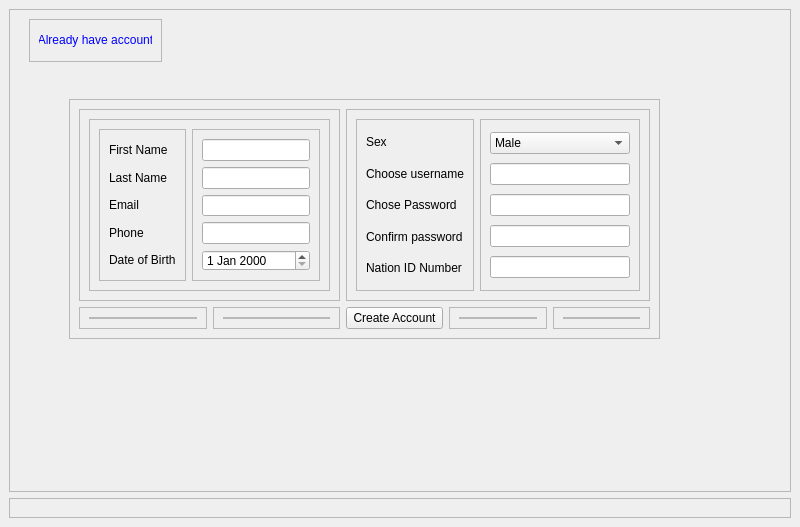
<?xml version="1.0" encoding="UTF-8"?>
<ui version="4.0">
 <class>MainWindow</class>
 <widget class="QMainWindow" name="MainWindow">
  <property name="geometry">
   <rect>
    <x>0</x>
    <y>0</y>
    <width>800</width>
    <height>527</height>
   </rect>
  </property>
  <property name="windowTitle">
   <string>MainWindow</string>
  </property>
  <widget class="QWidget" name="centralwidget">
   <layout class="QGridLayout" name="gridLayout_3">
    <item row="0" column="0">
     <widget class="QFrame" name="frame">
      <property name="frameShape">
       <enum>QFrame::StyledPanel</enum>
      </property>
      <property name="frameShadow">
       <enum>QFrame::Raised</enum>
      </property>
      <layout class="QGridLayout" name="gridLayout">
       <item row="0" column="0">
        <widget class="QStackedWidget" name="stackedWidget">
         <property name="currentIndex">
          <number>1</number>
         </property>
         <widget class="QWidget" name="page">
          <layout class="QGridLayout" name="gridLayout_13">
           <item row="0" column="0" colspan="2">
            <widget class="QFrame" name="frame_11">
             <property name="frameShape">
              <enum>QFrame::StyledPanel</enum>
             </property>
             <property name="frameShadow">
              <enum>QFrame::Raised</enum>
             </property>
            </widget>
           </item>
           <item row="0" column="2">
            <widget class="QFrame" name="frame_10">
             <property name="frameShape">
              <enum>QFrame::StyledPanel</enum>
             </property>
             <property name="frameShadow">
              <enum>QFrame::Raised</enum>
             </property>
             <layout class="QGridLayout" name="gridLayout_28">
              <item row="0" column="0">
               <widget class="QFrame" name="frame_53">
                <property name="frameShape">
                 <enum>QFrame::StyledPanel</enum>
                </property>
                <property name="frameShadow">
                 <enum>QFrame::Raised</enum>
                </property>
               </widget>
              </item>
              <item row="0" column="1" alignment="Qt::AlignHCenter|Qt::AlignBottom">
               <widget class="QFrame" name="frame_35">
                <property name="frameShape">
                 <enum>QFrame::StyledPanel</enum>
                </property>
                <property name="frameShadow">
                 <enum>QFrame::Raised</enum>
                </property>
                <layout class="QGridLayout" name="gridLayout_14">
                 <item row="0" column="0">
                  <widget class="QLabel" name="label_4">
                   <property name="text">
                    <string>Login Here...</string>
                   </property>
                  </widget>
                 </item>
                </layout>
               </widget>
              </item>
              <item row="0" column="2">
               <widget class="QFrame" name="frame_54">
                <property name="frameShape">
                 <enum>QFrame::StyledPanel</enum>
                </property>
                <property name="frameShadow">
                 <enum>QFrame::Raised</enum>
                </property>
               </widget>
              </item>
             </layout>
            </widget>
           </item>
           <item row="0" column="3">
            <widget class="QFrame" name="frame_12">
             <property name="frameShape">
              <enum>QFrame::StyledPanel</enum>
             </property>
             <property name="frameShadow">
              <enum>QFrame::Raised</enum>
             </property>
            </widget>
           </item>
           <item row="1" column="0">
            <widget class="QFrame" name="frame_8">
             <property name="frameShape">
              <enum>QFrame::StyledPanel</enum>
             </property>
             <property name="frameShadow">
              <enum>QFrame::Raised</enum>
             </property>
             <layout class="QGridLayout" name="gridLayout_9">
              <item row="0" column="0">
               <widget class="QFrame" name="frame_18">
                <property name="frameShape">
                 <enum>QFrame::StyledPanel</enum>
                </property>
                <property name="frameShadow">
                 <enum>QFrame::Raised</enum>
                </property>
               </widget>
              </item>
             </layout>
            </widget>
           </item>
           <item row="1" column="2" rowspan="2">
            <widget class="QFrame" name="frame_7">
             <property name="frameShape">
              <enum>QFrame::StyledPanel</enum>
             </property>
             <property name="frameShadow">
              <enum>QFrame::Raised</enum>
             </property>
             <layout class="QGridLayout" name="gridLayout_8">
              <item row="0" column="0">
               <widget class="QFrame" name="frame_3">
                <property name="frameShape">
                 <enum>QFrame::StyledPanel</enum>
                </property>
                <property name="frameShadow">
                 <enum>QFrame::Raised</enum>
                </property>
                <layout class="QGridLayout" name="gridLayout_6">
                 <item row="0" column="0">
                  <widget class="QFrame" name="frame_22">
                   <property name="frameShape">
                    <enum>QFrame::StyledPanel</enum>
                   </property>
                   <property name="frameShadow">
                    <enum>QFrame::Raised</enum>
                   </property>
                  </widget>
                 </item>
                 <item row="0" column="3">
                  <widget class="QFrame" name="frame_23">
                   <property name="frameShape">
                    <enum>QFrame::StyledPanel</enum>
                   </property>
                   <property name="frameShadow">
                    <enum>QFrame::Raised</enum>
                   </property>
                  </widget>
                 </item>
                 <item row="0" column="4">
                  <widget class="QFrame" name="frame_24">
                   <property name="frameShape">
                    <enum>QFrame::StyledPanel</enum>
                   </property>
                   <property name="frameShadow">
                    <enum>QFrame::Raised</enum>
                   </property>
                  </widget>
                 </item>
                 <item row="0" column="5">
                  <widget class="QFrame" name="frame_4">
                   <property name="frameShape">
                    <enum>QFrame::StyledPanel</enum>
                   </property>
                   <property name="frameShadow">
                    <enum>QFrame::Raised</enum>
                   </property>
                   <layout class="QGridLayout" name="gridLayout_5">
                    <item row="1" column="0">
                     <widget class="QFrame" name="frame_25">
                      <property name="frameShape">
                       <enum>QFrame::StyledPanel</enum>
                      </property>
                      <property name="frameShadow">
                       <enum>QFrame::Raised</enum>
                      </property>
                     </widget>
                    </item>
                    <item row="0" column="2">
                     <widget class="QLabel" name="label_2">
                      <property name="text">
                       <string>Username</string>
                      </property>
                     </widget>
                    </item>
                    <item row="1" column="2">
                     <widget class="QLabel" name="label_3">
                      <property name="text">
                       <string>Password</string>
                      </property>
                     </widget>
                    </item>
                    <item row="1" column="1">
                     <widget class="QFrame" name="frame_26">
                      <property name="frameShape">
                       <enum>QFrame::StyledPanel</enum>
                      </property>
                      <property name="frameShadow">
                       <enum>QFrame::Raised</enum>
                      </property>
                     </widget>
                    </item>
                    <item row="0" column="1">
                     <widget class="QFrame" name="frame_27">
                      <property name="frameShape">
                       <enum>QFrame::StyledPanel</enum>
                      </property>
                      <property name="frameShadow">
                       <enum>QFrame::Raised</enum>
                      </property>
                     </widget>
                    </item>
                   </layout>
                  </widget>
                 </item>
                 <item row="0" column="1">
                  <widget class="QFrame" name="frame_28">
                   <property name="frameShape">
                    <enum>QFrame::StyledPanel</enum>
                   </property>
                   <property name="frameShadow">
                    <enum>QFrame::Raised</enum>
                   </property>
                  </widget>
                 </item>
                 <item row="0" column="6">
                  <widget class="QFrame" name="frame_5">
                   <property name="frameShape">
                    <enum>QFrame::StyledPanel</enum>
                   </property>
                   <property name="frameShadow">
                    <enum>QFrame::Raised</enum>
                   </property>
                   <layout class="QGridLayout" name="gridLayout_4">
                    <item row="0" column="3">
                     <widget class="QFrame" name="frame_31">
                      <property name="frameShape">
                       <enum>QFrame::StyledPanel</enum>
                      </property>
                      <property name="frameShadow">
                       <enum>QFrame::Raised</enum>
                      </property>
                     </widget>
                    </item>
                    <item row="0" column="0">
                     <widget class="QLineEdit" name="logginusername"/>
                    </item>
                    <item row="1" column="0">
                     <widget class="QLineEdit" name="logginpass">
                      <property name="echoMode">
                       <enum>QLineEdit::Password</enum>
                      </property>
                     </widget>
                    </item>
                    <item row="0" column="2">
                     <widget class="QFrame" name="frame_30">
                      <property name="frameShape">
                       <enum>QFrame::StyledPanel</enum>
                      </property>
                      <property name="frameShadow">
                       <enum>QFrame::Raised</enum>
                      </property>
                     </widget>
                    </item>
                    <item row="0" column="1">
                     <widget class="QFrame" name="frame_32">
                      <property name="frameShape">
                       <enum>QFrame::StyledPanel</enum>
                      </property>
                      <property name="frameShadow">
                       <enum>QFrame::Raised</enum>
                      </property>
                     </widget>
                    </item>
                   </layout>
                  </widget>
                 </item>
                 <item row="0" column="2">
                  <widget class="QFrame" name="frame_29">
                   <property name="frameShape">
                    <enum>QFrame::StyledPanel</enum>
                   </property>
                   <property name="frameShadow">
                    <enum>QFrame::Raised</enum>
                   </property>
                  </widget>
                 </item>
                </layout>
               </widget>
              </item>
              <item row="1" column="0">
               <widget class="QFrame" name="frame_6">
                <property name="frameShape">
                 <enum>QFrame::StyledPanel</enum>
                </property>
                <property name="frameShadow">
                 <enum>QFrame::Raised</enum>
                </property>
                <layout class="QGridLayout" name="gridLayout_7">
                 <item row="0" column="0">
                  <widget class="QFrame" name="frame_34">
                   <property name="frameShape">
                    <enum>QFrame::StyledPanel</enum>
                   </property>
                   <property name="frameShadow">
                    <enum>QFrame::Raised</enum>
                   </property>
                  </widget>
                 </item>
                 <item row="1" column="2">
                  <widget class="QPushButton" name="pushButton_2">
                   <property name="styleSheet">
                    <string notr="true">border:0px;</string>
                   </property>
                   <property name="text">
                    <string>Forgot password??</string>
                   </property>
                  </widget>
                 </item>
                 <item row="2" column="1">
                  <widget class="QCheckBox" name="checkBox">
                   <property name="text">
                    <string>Keep me logged in</string>
                   </property>
                  </widget>
                 </item>
                 <item row="3" column="1">
                  <widget class="QWidget" name="widget_2" native="true"/>
                 </item>
                 <item row="0" column="1" rowspan="2">
                  <widget class="QPushButton" name="pushButton">
                   <property name="text">
                    <string>Login</string>
                   </property>
                  </widget>
                 </item>
                </layout>
               </widget>
              </item>
              <item row="2" column="0">
               <widget class="QWidget" name="widget" native="true"/>
              </item>
             </layout>
            </widget>
           </item>
           <item row="1" column="3">
            <widget class="QFrame" name="frame_9">
             <property name="frameShape">
              <enum>QFrame::StyledPanel</enum>
             </property>
             <property name="frameShadow">
              <enum>QFrame::Raised</enum>
             </property>
             <layout class="QGridLayout" name="gridLayout_11">
              <item row="0" column="0">
               <widget class="QFrame" name="frame_20">
                <property name="frameShape">
                 <enum>QFrame::StyledPanel</enum>
                </property>
                <property name="frameShadow">
                 <enum>QFrame::Raised</enum>
                </property>
               </widget>
              </item>
             </layout>
            </widget>
           </item>
           <item row="2" column="0">
            <widget class="QFrame" name="frame_16">
             <property name="frameShape">
              <enum>QFrame::StyledPanel</enum>
             </property>
             <property name="frameShadow">
              <enum>QFrame::Raised</enum>
             </property>
             <layout class="QGridLayout" name="gridLayout_10">
              <item row="0" column="0">
               <widget class="QFrame" name="frame_19">
                <property name="frameShape">
                 <enum>QFrame::StyledPanel</enum>
                </property>
                <property name="frameShadow">
                 <enum>QFrame::Raised</enum>
                </property>
               </widget>
              </item>
             </layout>
            </widget>
           </item>
           <item row="2" column="3">
            <widget class="QFrame" name="frame_17">
             <property name="frameShape">
              <enum>QFrame::StyledPanel</enum>
             </property>
             <property name="frameShadow">
              <enum>QFrame::Raised</enum>
             </property>
             <layout class="QGridLayout" name="gridLayout_12">
              <item row="0" column="0">
               <widget class="QFrame" name="frame_21">
                <property name="frameShape">
                 <enum>QFrame::StyledPanel</enum>
                </property>
                <property name="frameShadow">
                 <enum>QFrame::Raised</enum>
                </property>
               </widget>
              </item>
             </layout>
            </widget>
           </item>
           <item row="3" column="1">
            <widget class="QFrame" name="frame_13">
             <property name="frameShape">
              <enum>QFrame::StyledPanel</enum>
             </property>
             <property name="frameShadow">
              <enum>QFrame::Raised</enum>
             </property>
            </widget>
           </item>
           <item row="3" column="2">
            <widget class="QFrame" name="frame_14">
             <property name="frameShape">
              <enum>QFrame::StyledPanel</enum>
             </property>
             <property name="frameShadow">
              <enum>QFrame::Raised</enum>
             </property>
            </widget>
           </item>
           <item row="3" column="3">
            <widget class="QFrame" name="frame_15">
             <property name="frameShape">
              <enum>QFrame::StyledPanel</enum>
             </property>
             <property name="frameShadow">
              <enum>QFrame::Raised</enum>
             </property>
            </widget>
           </item>
           <item row="2" column="1">
            <widget class="QFrame" name="frame_33">
             <property name="frameShape">
              <enum>QFrame::StyledPanel</enum>
             </property>
             <property name="frameShadow">
              <enum>QFrame::Raised</enum>
             </property>
            </widget>
           </item>
          </layout>
         </widget>
         <widget class="QWidget" name="page_2">
          <widget class="QFrame" name="frame_37">
           <property name="geometry">
            <rect>
             <x>10</x>
             <y>0</y>
             <width>133</width>
             <height>43</height>
            </rect>
           </property>
           <property name="frameShape">
            <enum>QFrame::StyledPanel</enum>
           </property>
           <property name="frameShadow">
            <enum>QFrame::Raised</enum>
           </property>
           <layout class="QGridLayout" name="gridLayout_15">
            <item row="0" column="0">
             <widget class="QPushButton" name="haveaccount">
              <property name="styleSheet">
               <string notr="true">border:0px; color:blue;</string>
              </property>
              <property name="text">
               <string>Already have account</string>
              </property>
             </widget>
            </item>
           </layout>
          </widget>
          <widget class="QFrame" name="frame_44">
           <property name="geometry">
            <rect>
             <x>50</x>
             <y>80</y>
             <width>591</width>
             <height>240</height>
            </rect>
           </property>
           <property name="frameShape">
            <enum>QFrame::StyledPanel</enum>
           </property>
           <property name="frameShadow">
            <enum>QFrame::Raised</enum>
           </property>
           <layout class="QGridLayout" name="gridLayout_27">
            <item row="0" column="0" colspan="2">
             <widget class="QFrame" name="frame_43">
              <property name="frameShape">
               <enum>QFrame::StyledPanel</enum>
              </property>
              <property name="frameShadow">
               <enum>QFrame::Raised</enum>
              </property>
              <layout class="QGridLayout" name="gridLayout_22">
               <item row="0" column="0" colspan="2">
                <widget class="QFrame" name="frame_39">
                 <property name="frameShape">
                  <enum>QFrame::StyledPanel</enum>
                 </property>
                 <property name="frameShadow">
                  <enum>QFrame::Raised</enum>
                 </property>
                 <layout class="QGridLayout" name="gridLayout_18">
                  <item row="0" column="1">
                   <widget class="QFrame" name="frame_38">
                    <property name="frameShape">
                     <enum>QFrame::StyledPanel</enum>
                    </property>
                    <property name="frameShadow">
                     <enum>QFrame::Raised</enum>
                    </property>
                    <layout class="QGridLayout" name="gridLayout_17">
                     <item row="2" column="0">
                      <widget class="QLineEdit" name="useremail"/>
                     </item>
                     <item row="0" column="0">
                      <widget class="QLineEdit" name="userfirstname"/>
                     </item>
                     <item row="3" column="0">
                      <widget class="QLineEdit" name="userphone"/>
                     </item>
                     <item row="1" column="0">
                      <widget class="QLineEdit" name="userlastname"/>
                     </item>
                     <item row="4" column="0">
                      <widget class="QDateEdit" name="userdob"/>
                     </item>
                    </layout>
                   </widget>
                  </item>
                  <item row="0" column="0">
                   <widget class="QFrame" name="frame_36">
                    <property name="frameShape">
                     <enum>QFrame::StyledPanel</enum>
                    </property>
                    <property name="frameShadow">
                     <enum>QFrame::Raised</enum>
                    </property>
                    <layout class="QGridLayout" name="gridLayout_16">
                     <item row="3" column="0">
                      <widget class="QLabel" name="label_8">
                       <property name="text">
                        <string>Phone</string>
                       </property>
                      </widget>
                     </item>
                     <item row="1" column="0">
                      <widget class="QLabel" name="label_6">
                       <property name="text">
                        <string>Last Name</string>
                       </property>
                      </widget>
                     </item>
                     <item row="4" column="0">
                      <widget class="QLabel" name="label_9">
                       <property name="text">
                        <string>Date of Birth</string>
                       </property>
                      </widget>
                     </item>
                     <item row="2" column="0">
                      <widget class="QLabel" name="label_7">
                       <property name="text">
                        <string>Email</string>
                       </property>
                      </widget>
                     </item>
                     <item row="0" column="0">
                      <widget class="QLabel" name="label_5">
                       <property name="text">
                        <string>First Name</string>
                       </property>
                      </widget>
                     </item>
                    </layout>
                   </widget>
                  </item>
                 </layout>
                </widget>
               </item>
              </layout>
             </widget>
            </item>
            <item row="0" column="2" colspan="3">
             <widget class="QFrame" name="frame_42">
              <property name="frameShape">
               <enum>QFrame::StyledPanel</enum>
              </property>
              <property name="frameShadow">
               <enum>QFrame::Raised</enum>
              </property>
              <layout class="QGridLayout" name="gridLayout_21">
               <item row="0" column="0">
                <widget class="QFrame" name="frame_40">
                 <property name="frameShape">
                  <enum>QFrame::StyledPanel</enum>
                 </property>
                 <property name="frameShadow">
                  <enum>QFrame::Raised</enum>
                 </property>
                 <layout class="QGridLayout" name="gridLayout_19">
                  <item row="1" column="0">
                   <widget class="QLabel" name="label_11">
                    <property name="text">
                     <string>Choose username</string>
                    </property>
                   </widget>
                  </item>
                  <item row="2" column="0">
                   <widget class="QLabel" name="label_12">
                    <property name="text">
                     <string>Chose Password</string>
                    </property>
                   </widget>
                  </item>
                  <item row="4" column="0">
                   <widget class="QLabel" name="label_14">
                    <property name="text">
                     <string>Nation ID Number</string>
                    </property>
                   </widget>
                  </item>
                  <item row="3" column="0">
                   <widget class="QLabel" name="label_13">
                    <property name="text">
                     <string>Confirm password</string>
                    </property>
                   </widget>
                  </item>
                  <item row="0" column="0">
                   <widget class="QLabel" name="label_10">
                    <property name="text">
                     <string>Sex</string>
                    </property>
                   </widget>
                  </item>
                 </layout>
                </widget>
               </item>
               <item row="0" column="1">
                <widget class="QFrame" name="frame_41">
                 <property name="frameShape">
                  <enum>QFrame::StyledPanel</enum>
                 </property>
                 <property name="frameShadow">
                  <enum>QFrame::Raised</enum>
                 </property>
                 <layout class="QGridLayout" name="gridLayout_20">
                  <item row="2" column="0">
                   <widget class="QLineEdit" name="userpasword"/>
                  </item>
                  <item row="4" column="0">
                   <widget class="QLineEdit" name="usernin"/>
                  </item>
                  <item row="3" column="0">
                   <widget class="QLineEdit" name="confirmpassword"/>
                  </item>
                  <item row="1" column="0">
                   <widget class="QLineEdit" name="userusername"/>
                  </item>
                  <item row="0" column="0">
                   <widget class="QComboBox" name="usersex">
                    <item>
                     <property name="text">
                      <string>Male</string>
                     </property>
                    </item>
                    <item>
                     <property name="text">
                      <string>Female</string>
                     </property>
                    </item>
                   </widget>
                  </item>
                 </layout>
                </widget>
               </item>
              </layout>
             </widget>
            </item>
            <item row="1" column="0">
             <widget class="QFrame" name="frame_45">
              <property name="frameShape">
               <enum>QFrame::StyledPanel</enum>
              </property>
              <property name="frameShadow">
               <enum>QFrame::Raised</enum>
              </property>
              <layout class="QGridLayout" name="gridLayout_23">
               <item row="0" column="0">
                <widget class="QFrame" name="frame_47">
                 <property name="frameShape">
                  <enum>QFrame::StyledPanel</enum>
                 </property>
                 <property name="frameShadow">
                  <enum>QFrame::Raised</enum>
                 </property>
                </widget>
               </item>
              </layout>
             </widget>
            </item>
            <item row="1" column="1">
             <widget class="QFrame" name="frame_46">
              <property name="frameShape">
               <enum>QFrame::StyledPanel</enum>
              </property>
              <property name="frameShadow">
               <enum>QFrame::Raised</enum>
              </property>
              <layout class="QGridLayout" name="gridLayout_24">
               <item row="0" column="0">
                <widget class="QFrame" name="frame_48">
                 <property name="frameShape">
                  <enum>QFrame::StyledPanel</enum>
                 </property>
                 <property name="frameShadow">
                  <enum>QFrame::Raised</enum>
                 </property>
                </widget>
               </item>
              </layout>
             </widget>
            </item>
            <item row="1" column="2">
             <widget class="QPushButton" name="usercreate">
              <property name="text">
               <string>Create Account</string>
              </property>
             </widget>
            </item>
            <item row="1" column="3">
             <widget class="QFrame" name="frame_49">
              <property name="frameShape">
               <enum>QFrame::StyledPanel</enum>
              </property>
              <property name="frameShadow">
               <enum>QFrame::Raised</enum>
              </property>
              <layout class="QGridLayout" name="gridLayout_25">
               <item row="0" column="0">
                <widget class="QFrame" name="frame_50">
                 <property name="frameShape">
                  <enum>QFrame::StyledPanel</enum>
                 </property>
                 <property name="frameShadow">
                  <enum>QFrame::Raised</enum>
                 </property>
                </widget>
               </item>
              </layout>
             </widget>
            </item>
            <item row="1" column="4">
             <widget class="QFrame" name="frame_51">
              <property name="frameShape">
               <enum>QFrame::StyledPanel</enum>
              </property>
              <property name="frameShadow">
               <enum>QFrame::Raised</enum>
              </property>
              <layout class="QGridLayout" name="gridLayout_26">
               <item row="0" column="0">
                <widget class="QFrame" name="frame_52">
                 <property name="frameShape">
                  <enum>QFrame::StyledPanel</enum>
                 </property>
                 <property name="frameShadow">
                  <enum>QFrame::Raised</enum>
                 </property>
                </widget>
               </item>
              </layout>
             </widget>
            </item>
           </layout>
           <zorder>frame_43</zorder>
           <zorder>frame_42</zorder>
           <zorder>frame_42</zorder>
           <zorder>usercreate</zorder>
           <zorder>frame_45</zorder>
           <zorder>frame_46</zorder>
           <zorder>frame_49</zorder>
           <zorder>frame_51</zorder>
          </widget>
         </widget>
         <widget class="QWidget" name="page_3"/>
        </widget>
       </item>
      </layout>
     </widget>
    </item>
    <item row="1" column="0">
     <widget class="QFrame" name="frame_2">
      <property name="frameShape">
       <enum>QFrame::StyledPanel</enum>
      </property>
      <property name="frameShadow">
       <enum>QFrame::Raised</enum>
      </property>
      <layout class="QGridLayout" name="gridLayout_2"/>
     </widget>
    </item>
   </layout>
  </widget>
 </widget>
 <resources>
  <include location="icons.qrc"/>
 </resources>
 <connections/>
</ui>
